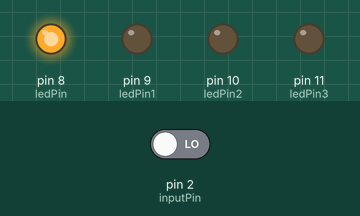
The sketch below on a simulated Arduino Uno, built with avr-gcc and run on an emulated ATmega328P. On the bench: output pins drawn as LEDs (lit = HIGH). The test bench sets the inputs (shaded band); at power-on: pin 2 (inputPin) LOW.

Above: at 0.2 s.
At 1.7 s:
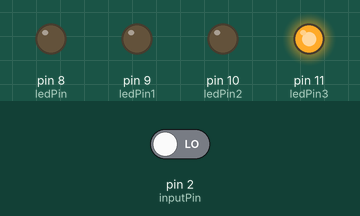
At 4.7 s:
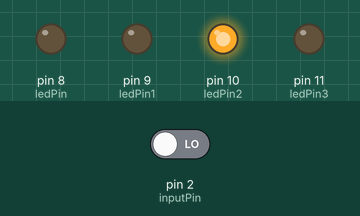
At 7.7 s:
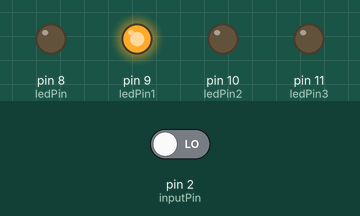
Timing chart, 0 to 8.1 s (numbered marks = the images above):
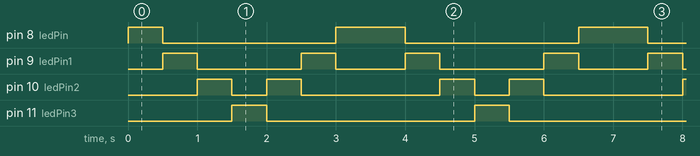

Measured:
- by itself, pin 8 (ledPin): repeats every 3.5 s: LOW 2.5 s, HIGH 1.0 s
- by itself, pin 9 (ledPin1): repeats every 3.5 s: LOW 1.5 s, HIGH 0.50 s, LOW 1.0 s, HIGH 0.50 s
- by itself, pin 10 (ledPin2): repeats every 3.5 s: LOW 0.50 s, HIGH 0.50 s, LOW 2.0 s, HIGH 0.50 s
- by itself, pin 11 (ledPin3): alternates HIGH for 0.50 s and LOW for 3.0 s

The sketch:

hw4_1.ino
```cpp
const int ledPin = 8; // choose the pin for the LED
const int ledPin1 = 9; // choose the pin for the LED
const int ledPin2 = 10; // choose the pin for the LED
const int ledPin3 = 11; // choose the pin for the LED
int count = 0;
int last = 0;
int start = 0;
int endt = 0;
int interval = 0;
const int inputPin = 2; // choose the input pin (for a pushbutton)
int delval = 500;
int val = 0;
int c = 0;
int ledPins[] = {ledPin, ledPin1, ledPin2, ledPin3};
void setup() {
  Serial.begin(9600);
  pinMode(ledPin, OUTPUT); // declare LED as output
  pinMode(ledPin1, OUTPUT); // declare LED as output
  pinMode(ledPin2, OUTPUT); // declare LED as output
  pinMode(ledPin3, OUTPUT); // declare LED as output
  pinMode(inputPin, INPUT); // declare pushbutton as input
}
void loop() {
  val = digitalRead(inputPin);
  if (val != last) {
    if (val == HIGH) {
      start = millis();
      if (interval <= 1000) {
        delval = 500;
      }
      if (interval > 1000 && interval <= 3000) {
        delval = 250;
      }
      if (interval > 3000) {
        delval = 125;
      }

      // the button was just released
    } else {
      endt = millis();
      interval = endt - start;

      if (interval <= 1000) {
        delval = 500;
      }
      if (interval > 1000 && interval <= 3000) {
        delval = 250;
      }
      if (interval > 3000) {
        delval = 125;
      }
    }
  }
  last = val;
  if (count < 4) {
    digitalWrite(ledPins[count], HIGH);
    delay(delval);
    digitalWrite(ledPins[count], LOW);
    count++;
  }
  else {
    for (int i = 2; i >= 0; i--) {
      digitalWrite(ledPins[i], HIGH);
      delay(delval);
      digitalWrite(ledPins[i], LOW);
    }
    count = 0;
  }
}
```
